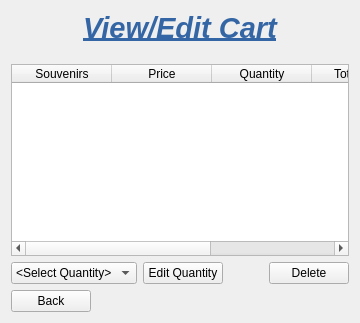
      <widget class="QWidget" name="page_cart">
       <layout class="QGridLayout" name="gridLayout_14">
        <item row="1" column="0">
         <widget class="QTableWidget" name="tableWidget_userCart">
          <property name="editTriggers">
           <set>QAbstractItemView::NoEditTriggers</set>
          </property>
          <property name="tabKeyNavigation">
           <bool>false</bool>
          </property>
          <property name="selectionMode">
           <enum>QAbstractItemView::SingleSelection</enum>
          </property>
          <property name="selectionBehavior">
           <enum>QAbstractItemView::SelectRows</enum>
          </property>
          <column>
           <property name="text">
            <string>Souvenirs</string>
           </property>
          </column>
          <column>
           <property name="text">
            <string>Price</string>
           </property>
          </column>
          <column>
           <property name="text">
            <string>Quantity</string>
           </property>
          </column>
          <column>
           <property name="text">
            <string>Total Price</string>
           </property>
          </column>
          <column>
           <property name="text">
            <string>College</string>
           </property>
          </column>
         </widget>
        </item>
        <item row="2" column="0">
         <layout class="QGridLayout" name="gridLayout_12">
          <item row="0" column="1">
           <widget class="QComboBox" name="comboBox_quantitySelecter">
            <item>
             <property name="text">
              <string>&lt;Select Quantity&gt;</string>
             </property>
            </item>
            <item>
             <property name="text">
              <string>1</string>
             </property>
            </item>
            <item>
             <property name="text">
              <string>2</string>
             </property>
            </item>
            <item>
             <property name="text">
              <string>3</string>
             </property>
            </item>
            <item>
             <property name="text">
              <string>4</string>
             </property>
            </item>
            <item>
             <property name="text">
              <string>5</string>
             </property>
            </item>
            <item>
             <property name="text">
              <string>6</string>
             </property>
            </item>
            <item>
             <property name="text">
              <string>7</string>
             </property>
            </item>
            <item>
             <property name="text">
              <string>8</string>
             </property>
            </item>
            <item>
             <property name="text">
              <string>9</string>
             </property>
            </item>
            <item>
             <property name="text">
              <string>10</string>
             </property>
            </item>
            <item>
             <property name="text">
              <string>11</string>
             </property>
            </item>
            <item>
             <property name="text">
              <string>12</string>
             </property>
            </item>
            <item>
             <property name="text">
              <string>13</string>
             </property>
            </item>
            <item>
             <property name="text">
              <string>14</string>
             </property>
            </item>
            <item>
             <property name="text">
              <string>15</string>
             </property>
            </item>
           </widget>
          </item>
          <item row="0" column="3">
           <spacer name="horizontalSpacer_17">
            <property name="orientation">
             <enum>Qt::Horizontal</enum>
            </property>
            <property name="sizeHint" stdset="0">
             <size>
              <width>40</width>
              <height>20</height>
             </size>
            </property>
           </spacer>
          </item>
          <item row="0" column="4">
           <widget class="QPushButton" name="pushButton_delete">
            <property name="text">
             <string>Delete</string>
            </property>
           </widget>
          </item>
          <item row="0" column="2">
           <widget class="QPushButton" name="pushButton_quantity">
            <property name="text">
             <string>Edit Quantity</string>
            </property>
           </widget>
          </item>
         </layout>
        </item>
        <item row="3" column="0">
         <layout class="QGridLayout" name="gridLayout_13">
          <item row="0" column="0">
           <widget class="QPushButton" name="pushButton_backToHome">
            <property name="text">
             <string>Back</string>
            </property>
           </widget>
          </item>
          <item row="0" column="1">
           <spacer name="horizontalSpacer_18">
            <property name="orientation">
             <enum>Qt::Horizontal</enum>
            </property>
            <property name="sizeHint" stdset="0">
             <size>
              <width>40</width>
              <height>20</height>
             </size>
            </property>
           </spacer>
          </item>
         </layout>
        </item>
        <item row="0" column="0">
         <widget class="QLabel" name="label_24">
          <property name="text">
           <string>&lt;html&gt;&lt;head/&gt;&lt;body&gt;&lt;p align=&quot;center&quot;&gt;&lt;span style=&quot; font-size:22pt; font-weight:600; font-style:italic; text-decoration: underline; color:#3465a4;&quot;&gt;View/Edit Cart&lt;/span&gt;&lt;br/&gt;&lt;/p&gt;&lt;/body&gt;&lt;/html&gt;</string>
          </property>
         </widget>
        </item>
       </layout>
      </widget>
